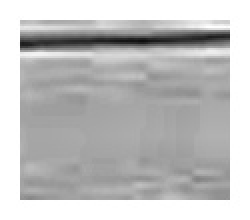
#> input picture debug_grade_r0_c11_prep_high_contrast.jpg, 125 x 110 px (shown 2 times larger)
$ python -i image_processing.py   (imports and definitions only)
#> lines starting #> are read from the running program, lines starting #| are printed output that depends on the picture; after the words box and inside, x2 and y2 are one past the last pixel; in counts of white or black regions, pixels touching at a corner belong together
"""
Обработка изображений перед OCR
Коррекция перспективы, улучшение качества, бинаризация
"""
import cv2
import numpy as np
from typing import Tuple, Optional


class ImageProcessor:
    def __init__(self):
        pass

    def load_image(self, image_path: str) -> np.ndarray:
        """Загрузить изображение"""
        image = cv2.imread(image_path)
        if image is None:
            raise ValueError(f"Cannot load image from {image_path}")
        return image

    def resize_if_large(self, image: np.ndarray, max_width: int = 2000) -> np.ndarray:
        """
        Уменьшить изображение если оно слишком большое
        (для ускорения обработки)
        """
        height, width = image.shape[:2]
        if width > max_width:
            scale = max_width / width
            new_width = max_width
            new_height = int(height * scale)
            image = cv2.resize(image, (new_width, new_height), interpolation=cv2.INTER_AREA)
        return image

    def convert_to_grayscale(self, image: np.ndarray) -> np.ndarray:
        """Конвертация в оттенки серого"""
        if len(image.shape) == 3:
            return cv2.cvtColor(image, cv2.COLOR_BGR2GRAY)
        return image

    def improve_contrast(self, image: np.ndarray) -> np.ndarray:
        """
        Улучшение контрастности с помощью CLAHE
        (Contrast Limited Adaptive Histogram Equalization)

        УЛУЧШЕНИЕ 4: Увеличен clipLimit с 2.0 до 3.0 для лучшей читаемости текста
        """
        clahe = cv2.createCLAHE(clipLimit=3.0, tileGridSize=(8, 8))
        return clahe.apply(image)

    def denoise(self, image: np.ndarray) -> np.ndarray:
        """Удаление шумов"""
        return cv2.fastNlMeansDenoising(image, h=10)

    # [14 lines left out: function binarize, not called in this run]

    def enhance_for_handwriting(self, image: np.ndarray) -> np.ndarray:
        """
        Специальная обработка для РУКОПИСНОГО текста

        Применяет:
        - Увеличение разрешения (super-resolution)
        - Морфологические операции для утолщения линий
        - Агрессивную бинаризацию
        """
        # 1. Увеличение разрешения в 2 раза
        upscaled = cv2.resize(image, None, fx=2, fy=2, interpolation=cv2.INTER_CUBIC)

        # 2. Агрессивная фильтрация шумов
        denoised = cv2.fastNlMeansDenoising(upscaled, h=15)

        # 3. Усиление контраста (более агрессивное для рукописи)
        clahe = cv2.createCLAHE(clipLimit=4.0, tileGridSize=(4, 4))
        contrast_enhanced = clahe.apply(denoised)

        # 4. Морфологическое утолщение линий (помогает с тонкими линиями рукописи)
        kernel = np.ones((2, 2), np.uint8)
        dilated = cv2.dilate(contrast_enhanced, kernel, iterations=1)

        # 5. Адаптивная бинаризация с большим блоком
        binary = cv2.adaptiveThreshold(
            dilated,
            255,
            cv2.ADAPTIVE_THRESH_GAUSSIAN_C,
            cv2.THRESH_BINARY,
            15,  # Больший блок для рукописи
            3    # Больше порог
        )

        # 6. Удаление мелких артефактов
        kernel_clean = np.ones((2, 2), np.uint8)
        cleaned = cv2.morphologyEx(binary, cv2.MORPH_OPEN, kernel_clean)

        return cleaned

    def detect_rotation(self, image: np.ndarray) -> float:
        """
        Определение угла поворота изображения
        Возвращает угол в градусах
        """
        # Используем детекцию линий для определения угла
        edges = cv2.Canny(image, 50, 150, apertureSize=3)
        lines = cv2.HoughLines(edges, 1, np.pi / 180, 200)

        if lines is None:
            return 0.0

        angles = []
        for line in lines[:20]:  # Берем первые 20 линий
            rho, theta = line[0]
            angle = np.degrees(theta) - 90
            if abs(angle) < 45:  # Игнорируем слишком большие углы
                angles.append(angle)

        if angles:
            # Медианный угол
            return float(np.median(angles))

        return 0.0

    # [26 lines left out: function rotate_image, not called in this run]

    def detect_table_contours(self, image: np.ndarray) -> Optional[np.ndarray]:
        """
        Детекция границ таблицы
        Возвращает координаты углов таблицы
        """
        # Детекция границ
        edges = cv2.Canny(image, 50, 150)

        # Морфологические операции для улучшения контуров
        kernel = np.ones((5, 5), np.uint8)
        dilated = cv2.dilate(edges, kernel, iterations=2)

        # Поиск контуров
        contours, _ = cv2.findContours(dilated, cv2.RETR_EXTERNAL, cv2.CHAIN_APPROX_SIMPLE)

        if not contours:
            return None

        # Находим самый большой прямоугольный контур
        largest_contour = max(contours, key=cv2.contourArea)

        # Аппроксимируем контур
        epsilon = 0.02 * cv2.arcLength(largest_contour, True)
        approx = cv2.approxPolyDP(largest_contour, epsilon, True)

        if len(approx) == 4:
            return approx.reshape(4, 2)

        # Если не получилось найти 4 угла, возвращаем bounding rect
        x, y, w, h = cv2.boundingRect(largest_contour)
        return np.array([[x, y], [x + w, y], [x + w, y + h], [x, y + h]])

    def correct_perspective(self, image: np.ndarray, corners: np.ndarray) -> np.ndarray:
        """
        Коррекция перспективы (если фото под углом)
        corners: 4 точки углов таблицы
        """
        # Сортировка углов: top-left, top-right, bottom-right, bottom-left
        rect = self._order_points(corners)

        (tl, tr, br, bl) = rect

        # Вычисляем ширину
        widthA = np.sqrt(((br[0] - bl[0]) ** 2) + ((br[1] - bl[1]) ** 2))
        widthB = np.sqrt(((tr[0] - tl[0]) ** 2) + ((tr[1] - tl[1]) ** 2))
        maxWidth = max(int(widthA), int(widthB))

        # Вычисляем высоту
        heightA = np.sqrt(((tr[0] - br[0]) ** 2) + ((tr[1] - br[1]) ** 2))
        heightB = np.sqrt(((tl[0] - bl[0]) ** 2) + ((tl[1] - bl[1]) ** 2))
        maxHeight = max(int(heightA), int(heightB))

        # Целевые точки
        dst = np.array([
            [0, 0],
            [maxWidth - 1, 0],
            [maxWidth - 1, maxHeight - 1],
            [0, maxHeight - 1]
        ], dtype="float32")

        # Матрица трансформации
        M = cv2.getPerspectiveTransform(rect, dst)

        # Применяем трансформацию
        warped = cv2.warpPerspective(image, M, (maxWidth, maxHeight))

        return warped

    def _order_points(self, pts: np.ndarray) -> np.ndarray:
        """Сортировка точек: top-left, top-right, bottom-right, bottom-left"""
        rect = np.zeros((4, 2), dtype="float32")

        # Сумма координат
        s = pts.sum(axis=1)
        rect[0] = pts[np.argmin(s)]  # top-left
        rect[2] = pts[np.argmax(s)]  # bottom-right

        # Разность координат
        diff = np.diff(pts, axis=1)
        rect[1] = pts[np.argmin(diff)]  # top-right
        rect[3] = pts[np.argmax(diff)]  # bottom-left

        return rect

    def preprocess_for_ocr(self, image_path: str, save_debug: bool = False) -> np.ndarray:
        """
        Полная предобработка изображения для OCR
        Главная функция, которая вызывает все остальные

        Этапы:
        1. Загрузка
        2. Уменьшение размера если нужно
        3. Конвертация в grayscale
        4. Определение и исправление поворота
        5. Детекция таблицы и коррекция перспективы (опционально)
        6. Улучшение контрастности
        7. Удаление шумов
        8. Бинаризация
        """
        # 1. Загрузка
        image = self.load_image(image_path)
#> in load_image, image is the input picture: shape (110, 125, 3); min 14, max 255, mean 191.6

        # 2. Уменьшение
        image = self.resize_if_large(image)

        # 3. Grayscale
        gray = self.convert_to_grayscale(image)

        # 4. Определение и исправление поворота
        angle = self.detect_rotation(gray)
#> in detect_rotation, `edges = cv2.Canny(image, 50, 150, apertureSize=3)`:
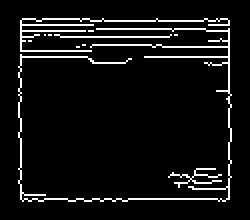
#> edges: shape (110, 125) (shown 2 times larger); 6.9% white in thin lines or dots, all inside (x1, y1, x2, y2) = (9, 9, 116, 101)
#> in detect_rotation, `lines = cv2.HoughLines(edges, 1, np.pi / 180, 200)`: lines = None
#> angle = 0
        if abs(angle) > 0.5:
            gray = self.rotate_image(gray, angle)
            print(f"[INFO] Image rotated by {angle:.2f} degrees")

        # 5. Детекция и коррекция перспективы (опционально)
        # Это может быть слишком агрессивно, поэтому делаем осторожно
        try:
            corners = self.detect_table_contours(gray)
#> in detect_table_contours, `dilated = cv2.dilate(edges, kernel, iterations=2)`:
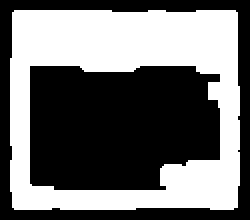
#> dilated: shape (110, 125) (shown 2 times larger); 44.1% white; 1 white region
#> in detect_table_contours, `contours, _ = cv2.findContours(dilated, cv2.RETR_EXTERNAL, cv2.CHAIN_A..`: contours = 1 contour; box (x1, y1, x2, y2) and area: (5, 5, 120, 105) 11118
#> in detect_table_contours, `largest_contour = max(contours, key=cv2.contourArea)`: largest_contour = contour of 44 points, box (x1, y1, x2, y2) (5, 5, 120, 105), area 11118
#> in detect_table_contours, `epsilon = 0.02 * cv2.arcLength(largest_contour, True)`: epsilon = 8.54
#> in detect_table_contours, `approx = cv2.approxPolyDP(largest_contour, epsilon, True)`: approx = [[6, 6], [7, 104], [118, 103], [117, 5]]
#> corners = [[6, 6], [7, 104], [118, 103], [117, 5]]
            if corners is not None:
                # Проверяем что это действительно прямоугольник
                area = cv2.contourArea(corners)
#> area = 10879
                image_area = gray.shape[0] * gray.shape[1]
#> image_area = 13750
                if area > image_area * 0.5:  # Таблица занимает больше 50% изображения
                    gray = self.correct_perspective(gray, corners)
#> in _order_points, `s = pts.sum(axis=1)`: s = [12, 111, 221, 122]
#> in _order_points, `diff = np.diff(pts, axis=1)`: diff = [0, 97, -15, -112]
#> in correct_perspective, `rect = self._order_points(corners)`: rect = [[6, 6], [117, 5], [118, 103], [7, 104]]
#> in correct_perspective, `(tl, tr, br, bl) = rect`: tl = [6, 6]; tr = [117, 5]; br = [118, 103]; bl = [7, 104]
#> in correct_perspective, `widthA = np.sqrt(((br[0] - bl[0]) ** 2) + ((br[1] - bl[1]) ** 2))`: widthA = 111
#> in correct_perspective, `heightA = np.sqrt(((tr[0] - br[0]) ** 2) + ((tr[1] - br[1]) ** 2))`: heightA = 98.01
#> in correct_perspective, `maxHeight = max(int(heightA), int(heightB))`: maxHeight = 98
#> in correct_perspective, `dst = np.array([ [0, 0], [maxWidth - 1, 0], [maxWidth - 1, maxHeight -..`: dst = [[0, 0], [110, 0], [110, 97], [0, 97]]
#> in correct_perspective, `M = cv2.getPerspectiveTransform(rect, dst)`: M = [[0.991, -0.0101, -5.88], [0.00892, 0.99, -5.99], [-2.51e-19, -4.09e-19, 1]]
#> in correct_perspective, `warped = cv2.warpPerspective(image, M, (maxWidth, maxHeight))`:
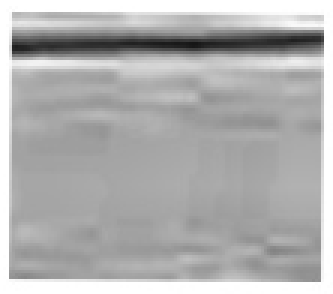
#> warped: shape (98, 111) (shown 3 times larger); min 22, max 255, mean 176.4
                    print("[INFO] Perspective corrected")
        except Exception as e:
            print(f"[WARNING] Perspective correction failed: {e}")

        # 6. Улучшение контрастности
        enhanced = self.improve_contrast(gray)
#> in improve_contrast, `return clahe.apply(image)`:
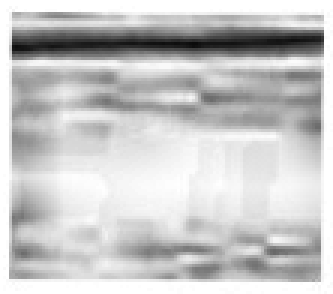
#> returned value: shape (98, 111) (shown 3 times larger); min 11, max 255, mean 199.5

        # 7-8. Два режима обработки: для печатного и рукописного текста
        # Пробуем режим для РУКОПИСНОГО текста (более агрессивная обработка)
        try:
            print("[INFO] Using handwriting-optimized preprocessing")
            binary = self.enhance_for_handwriting(enhanced)
#> in enhance_for_handwriting, `dilated = cv2.dilate(contrast_enhanced, kernel, iterations=1)`:
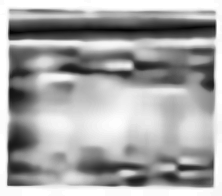
#> dilated: shape (196, 222); min 3, max 255, mean 166.3
#> in enhance_for_handwriting, `binary = cv2.adaptiveThreshold( dilated, 255, cv2.ADAPTIVE_THRESH_GAUS..`:
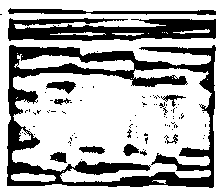
#> binary: shape (196, 222); 68.8% white; 83 black regions (71 under 20 px), largest, box (x1, y1, x2, y2) and area: (7, 45, 216, 188) 8499, (8, 18, 216, 41) 3286, (8, 8, 216, 15) 742
#> in enhance_for_handwriting, `cleaned = cv2.morphologyEx(binary, cv2.MORPH_OPEN, kernel_clean)`:
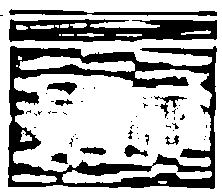
#> cleaned: shape (196, 222); 68.1% white; 52 black regions (40 under 20 px), largest, box (x1, y1, x2, y2) and area: (8, 46, 217, 189) 8640, (9, 19, 217, 42) 3351, (9, 9, 217, 16) 743
        except Exception as e:
            print(f"[WARNING] Handwriting preprocessing failed, using standard: {e}")
            # Fallback на стандартную обработку
            denoised = self.denoise(enhanced)
            binary = self.binarize(denoised)

        # Сохранение для отладки
        if save_debug:
            debug_path = image_path.replace('.jpg', '_processed.jpg')
            cv2.imwrite(debug_path, binary)
            print(f"[DEBUG] Processed image saved to {debug_path}")

        return binary


# Удобная функция для быстрого использования
# [7 lines left out: function preprocess_journal_photo, not called in this run]

>>> result = ImageProcessor().preprocess_for_ocr('../debug_grade_r0_c11_prep_high_contrast.jpg')
